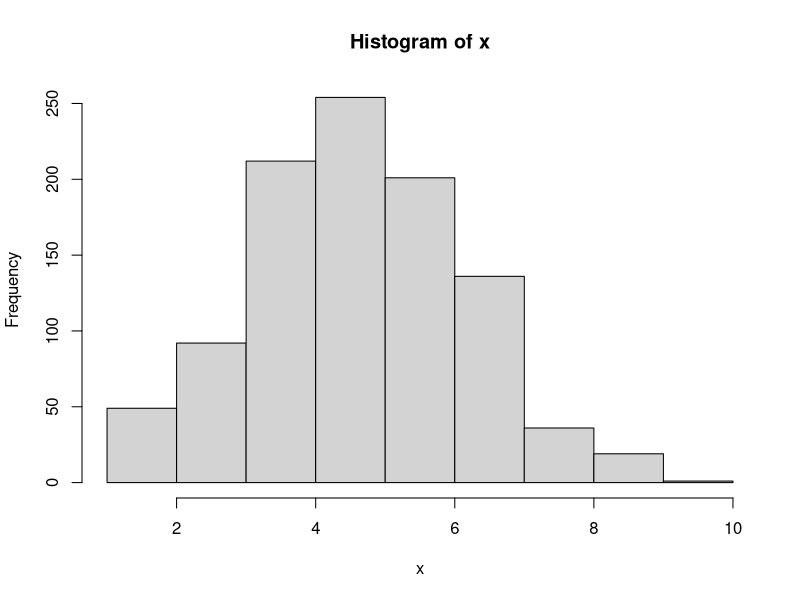

Write R code to recreate this figure.
## ---- chunk 1
10+5
70*81
2**4
2^4
log(10)       					
log(16, 2)    					
log(1000, 10)   				
## ---- chunk 2
dbinom(x=3, size=10, prob=0.5) 	# Compute P(X=3) for X~B(n=10, p=0.5) 
## ---- chunk 3
dbinom(3, 10, 0.5)
## ---- chunk 4
pbinom(q=3, size=10, prob=0.5) # Compute P(X<=3) for X~B(n=10, p=0.5)  	
## ---- chunk 5
qbinom(p=0.1718, size=10, prob=0.5) # For X~B(n=10, p=0.5) returns k such that P(X<=k)=0.1718
## ---- chunk 6
rbinom(n=1, size=10, prob=0.5) 	
rbinom(n=10, size=10, prob=0.5)
rbinom(n=100, size=10, prob=0.5)
## ---- chunk 7
x = rbinom(n=1000, size=10, prob=0.5) # Works. Bad style.
x <- rbinom(n=1000, size=10, prob=0.5) 
## ---- chunk 8
x
print(x)  
(x <- rbinom(n=1000, size=10, prob=0.5))  # Assign and print.
## ---- chunk 9
mean(x)  
var(x)  
hist(x)  
rm(x) # remove variable
